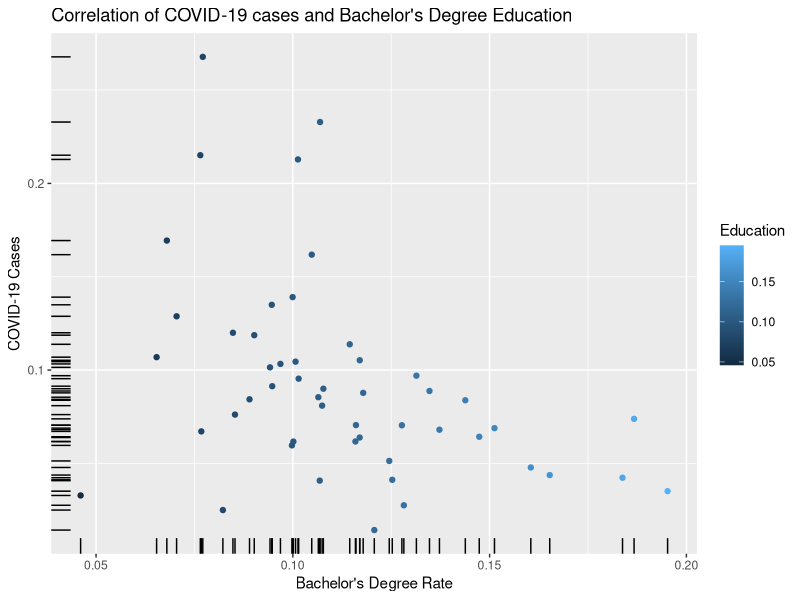
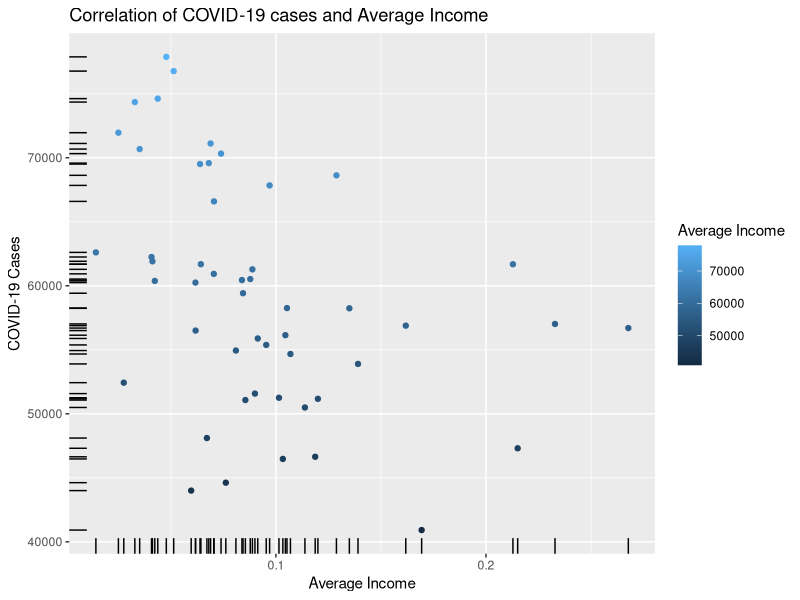
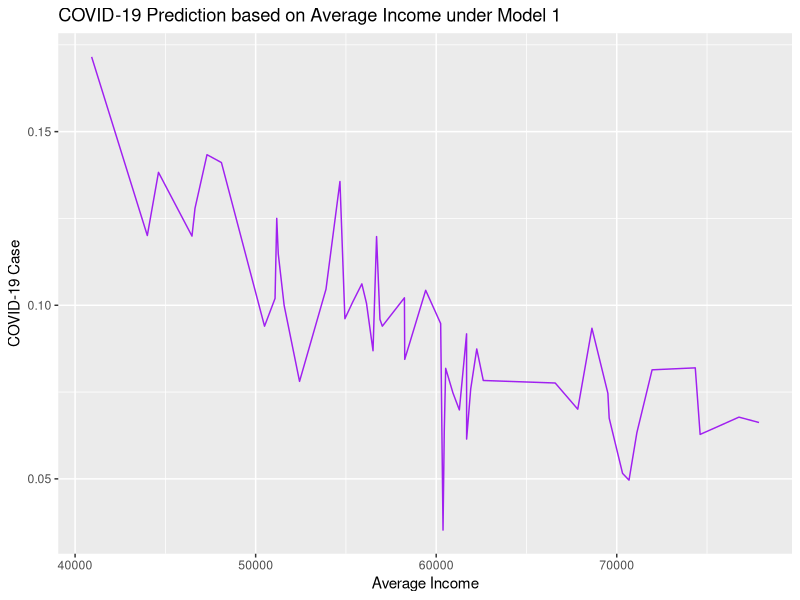
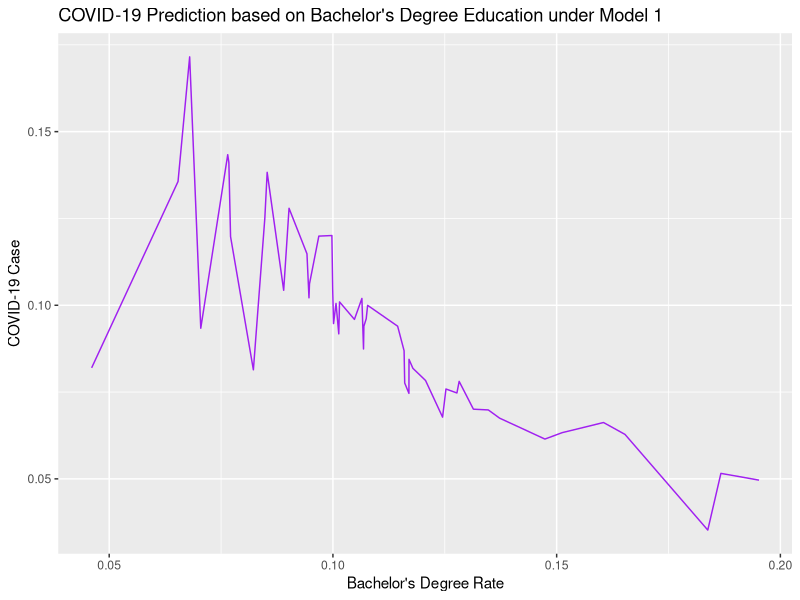

Write R code to recreate these figures, in order.
## ---- chunk 1

library(tidyr)
library(dplyr)
library(magrittr)
library(ggplot2)
library(purrr)
library(modelr)
library(broom)
income <- read.csv("household_median_income_2017.csv")
coronavirus <- read.csv("State-Historical COVID-19.csv")
education <- read.csv("Education-level by states 2019.csv")
state_abb <- read.csv("state-code.csv")
state_abb = state_abb[state_abb$State != "District of Columbia", ]
## ---- chunk 2
# data cleaning
state = as.character(state_abb$State)
abb = as.character(state_abb$Code)
us_income = income[income$State %in% state, ]
covid = coronavirus[coronavirus$state %in% abb, ]
edu = education[education$NAME %in% state, ] 

# rename and select columns
names(state_abb)[names(state_abb) == "Code"] <- "state"

names(covid)[names(covid) == "totalTestResults"] <- "SumTest"
covid <- covid %>% select(state, positive, SumTest)

names(edu)[names(edu) == "NAME"] <- "State"
names(edu)[names(edu) == "Estimate..Total..AGE.BY.EDUCATIONAL.ATTAINMENT..Population.18.to.24.years"] <- "total_edu"
names(edu)[names(edu) == "Estimate..Total..AGE.BY.EDUCATIONAL.ATTAINMENT..Population.18.to.24.years..Bachelor.s.degree.or.higher"] <- "bchlor"
edu <- edu %>% select(State, total_edu, bchlor)

us_income = us_income[1:5]

# join
covid <- left_join(covid, state_abb, by = "state")
df <- left_join(edu, covid, by = "State") %>% 
  left_join(., us_income) %>% 
  subset(., select = -c(state, Abbrev)) %>%
  mutate(posi_percent = positive / SumTest) %>%
  mutate(avg_income = (X2014 + X2015 + X2016 + X2017) / 4) %>%
  mutate(bachlor_rate = bchlor / total_edu)
## ---- chunk 3
# scatterplot

cor_edu_covid <- ggplot(df, aes(bachlor_rate, posi_percent)) + 
  geom_point(aes(colour = bachlor_rate)) + 
  geom_rug() + 
  ggtitle("Correlation of COVID-19 cases and Bachelor's Degree Education") +
  labs(x="Bachelor's Degree Rate", y="COVID-19 Cases", color = "Education")
cor_edu_covid

cor_inc_covid <- ggplot(df, aes(posi_percent, avg_income)) + 
  geom_point(aes(colour = avg_income)) + 
  geom_rug() +
  ggtitle("Correlation of COVID-19 cases and Average Income") +
  labs(x="Average Income", y="COVID-19 Cases", color = "Average Income")
cor_inc_covid

## ---- chunk 4
Model1 <-lm(posi_percent ~ avg_income + bachlor_rate + avg_income * bachlor_rate, data=df)
Sum_Model1 <- summary(Model1)
Sum_Model1
tidy(Model1)
glance(Model1)

Model2 <-lm(posi_percent ~ bachlor_rate, data=df)
Sum_Model2 <- summary(Model2)
Sum_Model2
tidy(Model2)
glance(Model2)

Model3 <-lm(posi_percent ~ avg_income, data=df)
Sum_Model3 <- summary(Model3)
Sum_Model3
tidy(Model3)
glance(Model3)

Model4 <-lm(posi_percent ~ avg_income + bachlor_rate, data=df)
Sum_Model4 <- summary(Model4)
Sum_Model4
tidy(Model4)
glance(Model4)
## ---- chunk 5
dfM1 <- df %>% add_predictions(Model1) %>% add_residuals(Model1)

dfM1 %>% ggplot(aes(avg_income,pred))+geom_line(col="Purple") + 
  labs(x="Average Income", y="COVID-19 Case") +
  ggtitle("COVID-19 Prediction based on Average Income under Model 1")

dfM1 %>% ggplot(aes(bachlor_rate,pred))+geom_line(col="Purple") +
  labs(x="Bachelor's Degree Rate", y="COVID-19 Case") +
  ggtitle("COVID-19 Prediction based on Bachelor's Degree Education under Model 1")

